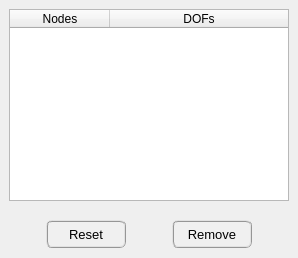
        <widget class="QWidget" name="tab_remove">
         <attribute name="title">
          <string>Remove</string>
         </attribute>
         <layout class="QGridLayout" name="gridLayout_12">
          <property name="leftMargin">
           <number>0</number>
          </property>
          <property name="topMargin">
           <number>0</number>
          </property>
          <property name="rightMargin">
           <number>0</number>
          </property>
          <property name="bottomMargin">
           <number>0</number>
          </property>
          <property name="spacing">
           <number>0</number>
          </property>
          <item row="0" column="0">
           <widget class="QFrame" name="frame_5">
            <property name="frameShape">
             <enum>QFrame::NoFrame</enum>
            </property>
            <property name="frameShadow">
             <enum>QFrame::Raised</enum>
            </property>
            <layout class="QGridLayout" name="gridLayout_11">
             <item row="0" column="0">
              <widget class="QTreeWidget" name="treeWidget_prescribed_dofs">
               <property name="minimumSize">
                <size>
                 <width>280</width>
                 <height>180</height>
                </size>
               </property>
               <property name="maximumSize">
                <size>
                 <width>280</width>
                 <height>200</height>
                </size>
               </property>
               <property name="font">
                <font>
                 <family>MS Shell Dlg 2</family>
                 <pointsize>9</pointsize>
                </font>
               </property>
               <property name="indentation">
                <number>1</number>
               </property>
               <property name="headerHidden">
                <bool>false</bool>
               </property>
               <attribute name="headerHighlightSections">
                <bool>false</bool>
               </attribute>
               <attribute name="headerShowSortIndicator" stdset="0">
                <bool>false</bool>
               </attribute>
               <attribute name="headerStretchLastSection">
                <bool>true</bool>
               </attribute>
               <column>
                <property name="text">
                 <string>Nodes</string>
                </property>
                <property name="font">
                 <font>
                  <family>MS Shell Dlg 2</family>
                  <pointsize>9</pointsize>
                 </font>
                </property>
                <property name="textAlignment">
                 <set>AlignCenter</set>
                </property>
               </column>
               <column>
                <property name="text">
                 <string>DOFs</string>
                </property>
                <property name="font">
                 <font>
                  <family>MS Shell Dlg 2</family>
                  <pointsize>9</pointsize>
                 </font>
                </property>
                <property name="textAlignment">
                 <set>AlignCenter</set>
                </property>
               </column>
              </widget>
             </item>
            </layout>
           </widget>
          </item>
          <item row="1" column="0">
           <widget class="QFrame" name="frame_4">
            <property name="minimumSize">
             <size>
              <width>0</width>
              <height>48</height>
             </size>
            </property>
            <property name="maximumSize">
             <size>
              <width>16777215</width>
              <height>48</height>
             </size>
            </property>
            <property name="frameShape">
             <enum>QFrame::NoFrame</enum>
            </property>
            <property name="frameShadow">
             <enum>QFrame::Raised</enum>
            </property>
            <layout class="QGridLayout" name="gridLayout_10">
             <property name="leftMargin">
              <number>4</number>
             </property>
             <property name="topMargin">
              <number>4</number>
             </property>
             <property name="rightMargin">
              <number>4</number>
             </property>
             <property name="bottomMargin">
              <number>4</number>
             </property>
             <property name="spacing">
              <number>4</number>
             </property>
             <item row="0" column="0">
              <widget class="QPushButton" name="pushButton_reset">
               <property name="minimumSize">
                <size>
                 <width>80</width>
                 <height>28</height>
                </size>
               </property>
               <property name="maximumSize">
                <size>
                 <width>80</width>
                 <height>28</height>
                </size>
               </property>
               <property name="font">
                <font>
                 <family>MS Shell Dlg 2</family>
                 <pointsize>10</pointsize>
                 <weight>50</weight>
                 <italic>false</italic>
                 <bold>false</bold>
                </font>
               </property>
               <property name="styleSheet">
                <string notr="true">QPushButton{border-radius: 6px; border-color: rgb(150, 150, 150); border-style: ridge; border-width: 2px; color: rgb(0, 0, 0); background-color: rgb(240, 240, 240)}
QPushButton:hover{border-radius: 6px; border-color: rgb(0, 170, 255); border-style: ridge; border-width: 2px; color: rgb(0, 0, 0); background-color: rgba(174, 213, 255, 100)}
QPushButton:pressed{border-radius: 6px; border-color: rgb(0, 170, 255); border-style: ridge; border-width: 2px; color: rgb(0, 0, 0); background-color: rgb(174, 213, 255)}
QPushButton:disabled{border-radius: 6px; border-color: rgb(150, 150, 150); border-style: ridge; border-width: 0px; color: rgb(150,150, 150); background-color: rgb(220, 220, 220)}</string>
               </property>
               <property name="text">
                <string>Reset</string>
               </property>
              </widget>
             </item>
             <item row="0" column="1">
              <widget class="QPushButton" name="pushButton_remove_bc_confirm">
               <property name="enabled">
                <bool>true</bool>
               </property>
               <property name="minimumSize">
                <size>
                 <width>80</width>
                 <height>28</height>
                </size>
               </property>
               <property name="maximumSize">
                <size>
                 <width>80</width>
                 <height>28</height>
                </size>
               </property>
               <property name="font">
                <font>
                 <family>MS Shell Dlg 2</family>
                 <pointsize>10</pointsize>
                 <weight>50</weight>
                 <italic>false</italic>
                 <bold>false</bold>
                </font>
               </property>
               <property name="styleSheet">
                <string notr="true">QPushButton{border-radius: 6px; border-color: rgb(150, 150, 150); border-style: ridge; border-width: 2px; color: rgb(0, 0, 0); background-color: rgb(240, 240, 240)}
QPushButton:hover{border-radius: 6px; border-color: rgb(0, 170, 255); border-style: ridge; border-width: 2px; color: rgb(0, 0, 0); background-color: rgba(174, 213, 255, 100)}
QPushButton:pressed{border-radius: 6px; border-color: rgb(0, 170, 255); border-style: ridge; border-width: 2px; color: rgb(0, 0, 0); background-color: rgb(174, 213, 255)}
QPushButton:disabled{border-radius: 6px; border-color: rgb(150, 150, 150); border-style: ridge; border-width: 0px; color: rgb(150,150, 150); background-color: rgb(220, 220, 220)}</string>
               </property>
               <property name="text">
                <string>Remove</string>
               </property>
              </widget>
             </item>
            </layout>
           </widget>
          </item>
         </layout>
        </widget>
